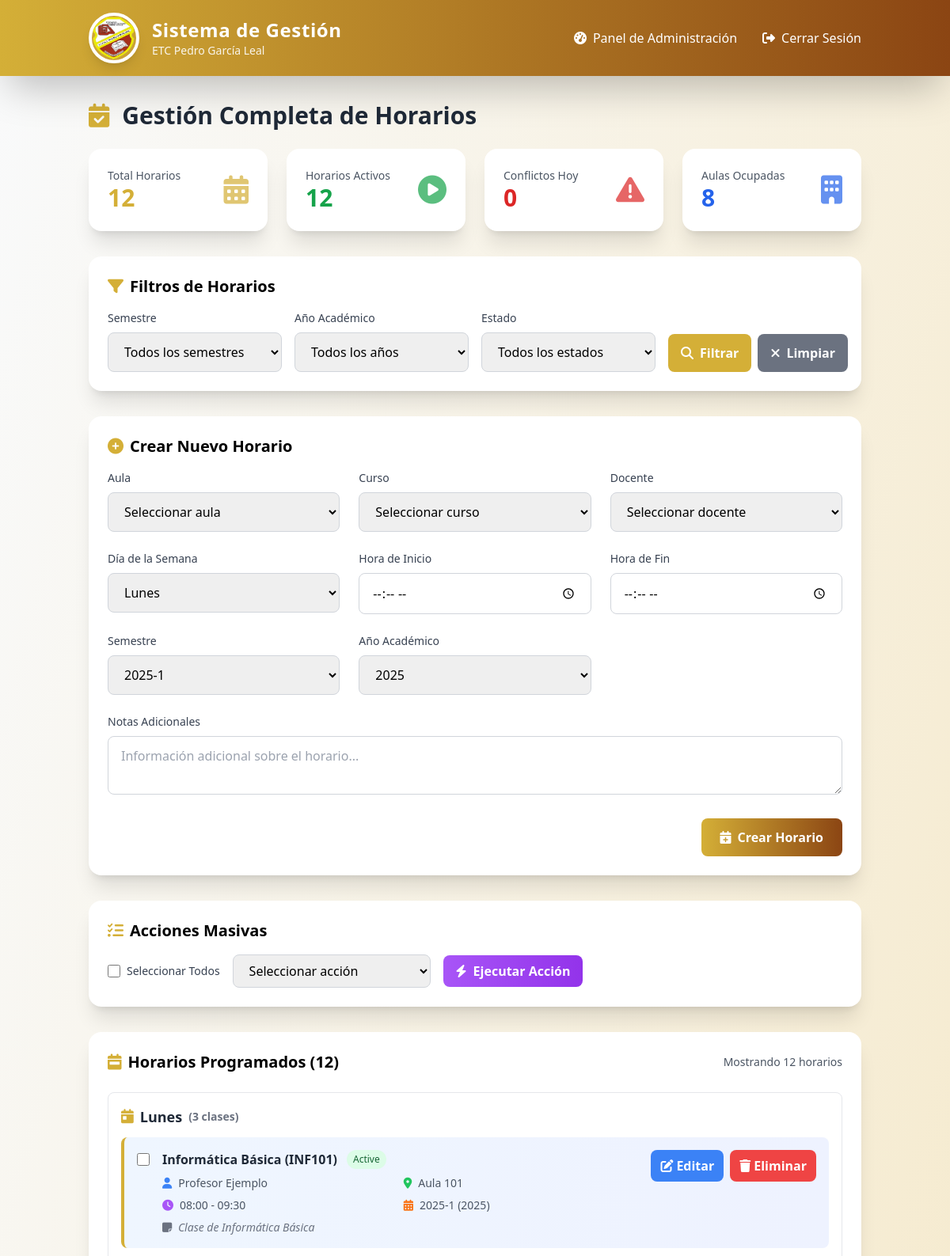
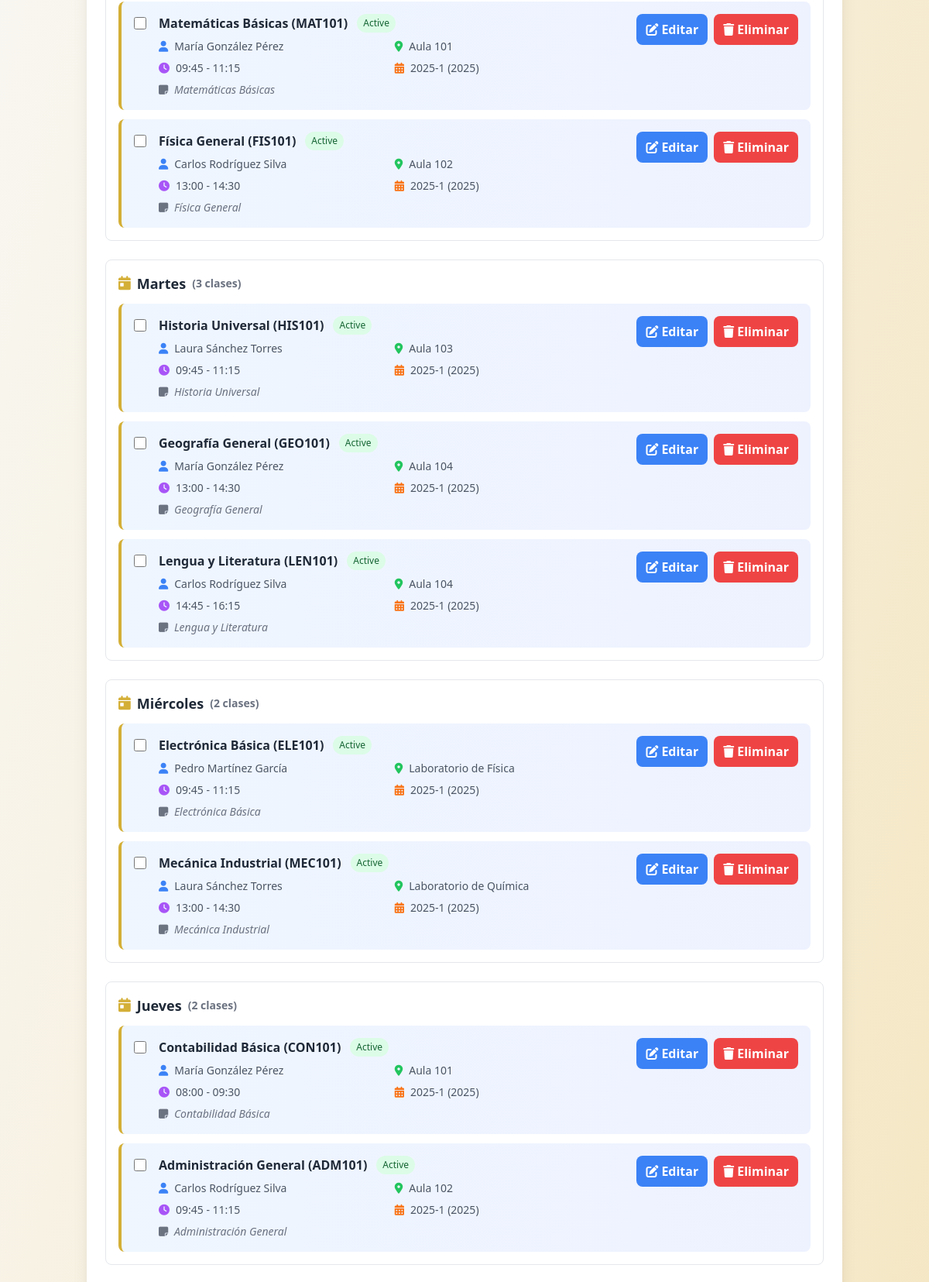
Page /modules/schedules/manage.php (signed in, upper part) on the committed database (2 pictures, top to bottom).
### tables this page shows
CREATE TABLE `schedules` (
  `id` int(11) NOT NULL,
  `classroom_id` int(11) NOT NULL,
  `course_id` int(11) NOT NULL,
  `teacher_id` int(11) NOT NULL,
  `day_of_week` enum('monday','tuesday','wednesday','thursday','friday','saturday','sunday') NOT NULL,
  `start_time` time NOT NULL,
  `end_time` time NOT NULL,
  `semester` varchar(20) DEFAULT '2025-1',
  `academic_year` varchar(10) DEFAULT '2025',
  `status` enum('active','cancelled','completed') DEFAULT 'active',
  `notes` text DEFAULT NULL,
  `created_at` timestamp NOT NULL DEFAULT current_timestamp(),
  `updated_at` timestamp NOT NULL DEFAULT current_timestamp() ON UPDATE current_timestamp()
);

CREATE TABLE `courses` (
  `id` int(11) NOT NULL,
  `code` varchar(20) NOT NULL,
  `name` varchar(100) NOT NULL,
  `credits` int(11) NOT NULL,
  `description` text DEFAULT NULL
);

CREATE TABLE `users` (
  `id` int(11) NOT NULL,
  `username` varchar(50) NOT NULL,
  `password` varchar(255) NOT NULL,
  `email` varchar(100) DEFAULT NULL,
  `name` varchar(100) NOT NULL,
  `role` enum('admin','teacher','student','staff') NOT NULL,
  `created_at` timestamp NOT NULL DEFAULT current_timestamp()
);

CREATE TABLE `classrooms` (
  `id` int(11) NOT NULL,
  `name` varchar(50) NOT NULL,
  `capacity` int(11) NOT NULL,
  `location` varchar(100) DEFAULT NULL
);

### modules/schedules/manage.php (the view, shortened to what the rows shown need)
<?php include '../../templates/header.php'; ?>
<?php
$query = "
    SELECT s.*, c.name as classroom_name, co.name as course_name, co.code as course_code, u.name as teacher_name
    FROM schedules s
    JOIN classrooms c ON s.classroom_id = c.id
    JOIN courses co ON s.course_id = co.id
    JOIN users u ON s.teacher_id = u.id
    WHERE 1=1
";
$params = [];
$query .= " ORDER BY FIELD(s.day_of_week, 'monday', 'tuesday', 'wednesday', 'thursday', 'friday', 'saturday', 'sunday'), s.start_time";
$stmt = $pdo->prepare($query);
$stmt->execute($params);
$schedules = $stmt->fetchAll(PDO::FETCH_ASSOC);
$schedules_by_day = [];
foreach ($schedules as $schedule) {
    $schedules_by_day[$schedule['day_of_week']][] = $schedule;
}
?>
<main class="container mx-auto px-6 py-8">
    <h2 class="text-3xl font-bold text-gray-800 mb-6 animate-slide-in-left flex items-center">
        <i class="fas fa-calendar-check mr-4 text-primary"></i>
        Gestión Completa de Horarios
    </h2>
    <div class="bg-white p-6 rounded-2xl shadow-xl animate-fade-in-up">
        <div class="grid md:grid-cols-1 gap-6">
            <?php
            $days = [
                'monday' => 'Lunes',
                'tuesday' => 'Martes',
                'wednesday' => 'Miércoles',
                'thursday' => 'Jueves',
                'friday' => 'Viernes',
                'saturday' => 'Sábado',
                'sunday' => 'Domingo'
            ];
            foreach ($days as $day_key => $day_name):
                $day_schedules = $schedules_by_day[$day_key] ?? [];
            ?>
                <div class="border border-gray-200 rounded-lg p-4">
                    <h4 class="text-lg font-semibold text-gray-800 mb-3 flex items-center">
                        <i class="fas fa-calendar-day mr-2 text-primary"></i>
                        <?php echo $day_name; ?>
                        <span class="ml-2 text-sm text-gray-500">(<?php echo count($day_schedules); ?> clases)</span>
                    </h4>
                    <?php if (empty($day_schedules)): ?>
                        <div class="text-center py-8">
                            <div class="text-6xl text-gray-300 mb-4">
                                <i class="fas fa-calendar-times"></i>
                            </div>
                            <p class="text-gray-500 text-lg">No hay clases programadas para este día</p>
                            <p class="text-gray-400 text-sm mt-2">¡Día libre!</p>
                        </div>
                    <?php else: ?>
                        <div class="space-y-3">
                            <?php foreach ($day_schedules as $schedule): ?>
                                <div class="bg-gradient-to-r from-blue-50 to-indigo-50 p-4 rounded-lg border-l-4 border-primary relative">
                                    <div class="flex items-start justify-between">
                                        <div class="flex items-start space-x-4 flex-1">
                                            <input type="checkbox" name="schedule_ids[]" value="<?php echo $schedule['id']; ?>" form="bulkForm" class="mt-1 w-4 h-4 text-primary focus:ring-primary border-gray-300 rounded">
                                            <div class="flex-1">
                                                <div class="flex items-center space-x-3 mb-2">
                                                    <h5 class="font-semibold text-gray-800"><?php echo htmlspecialchars($schedule['course_name']); ?> (<?php echo htmlspecialchars($schedule['course_code']); ?>)</h5>
                                                    <span class="px-2 py-1 text-xs rounded-full <?php
                                                        echo $schedule['status'] == 'active' ? 'bg-green-100 text-green-800' :
                                                             ($schedule['status'] == 'cancelled' ? 'bg-red-100 text-red-800' :
                                                              ($schedule['status'] == 'completed' ? 'bg-blue-100 text-blue-800' : 'bg-gray-100 text-gray-800'));
                                                    ?>">
                                                        <?php echo ucfirst($schedule['status']); ?>
                                                    </span>
                                                </div>
                                                <div class="grid md:grid-cols-2 gap-2 text-sm text-gray-600 mb-2">
                                                    <div class="flex items-center">
                                                        <i class="fas fa-user mr-2 text-blue-500"></i>
                                                        <?php echo htmlspecialchars($schedule['teacher_name']); ?>
                                                    </div>
                                                    <div class="flex items-center">
                                                        <i class="fas fa-map-marker-alt mr-2 text-green-500"></i>
                                                        <?php echo htmlspecialchars($schedule['classroom_name']); ?>
                                                    </div>
                                                    <div class="flex items-center">
                                                        <i class="fas fa-clock mr-2 text-purple-500"></i>
                                                        <?php echo date('H:i', strtotime($schedule['start_time'])); ?> - <?php echo date('H:i', strtotime($schedule['end_time'])); ?>
                                                    </div>
                                                    <div class="flex items-center">
                                                        <i class="fas fa-calendar-alt mr-2 text-orange-500"></i>
                                                        <?php echo $schedule['semester']; ?> (<?php echo $schedule['academic_year']; ?>)
                                                    </div>
                                                </div>
                                                <?php if (!empty($schedule['notes'])): ?>
                                                    <div class="text-sm text-gray-500 italic mt-2">
                                                        <i class="fas fa-sticky-note mr-1"></i>
                                                        <?php echo htmlspecialchars($schedule['notes']); ?>
                                                    </div>
                                                <?php endif; ?>
                                            </div>
                                        </div>
                                        <div class="flex space-x-2 ml-4">
                                            <button onclick="editSchedule(<?php echo $schedule['id']; ?>, '<?php echo htmlspecialchars($schedule['classroom_id']); ?>', '<?php echo htmlspecialchars($schedule['course_id']); ?>', '<?php echo htmlspecialchars($schedule['teacher_id']); ?>', '<?php echo $schedule['day_of_week']; ?>', '<?php echo $schedule['start_time']; ?>', '<?php echo $schedule['end_time']; ?>', '<?php echo $schedule['semester']; ?>', '<?php echo $schedule['academic_year']; ?>', '<?php echo $schedule['status']; ?>', '<?php echo htmlspecialchars($schedule['notes'] ?? ''); ?>')" class="bg-blue-500 hover:bg-blue-700 text-white font-bold py-2 px-3 rounded-lg transition duration-200 flex items-center" title="Editar horario">
                                                <i class="fas fa-edit mr-1"></i>
                                                <span class="hidden sm:inline">Editar</span>
                                            </button>
                                            <form method="POST" class="inline" onsubmit="return confirm('¿Está seguro de eliminar este horario?')">
                                                <button type="submit" name="delete_schedule" class="bg-red-500 hover:bg-red-700 text-white font-bold py-2 px-3 rounded-lg transition duration-200 flex items-center" title="Eliminar horario">
                                                    <i class="fas fa-trash mr-1"></i>
                                                    <span class="hidden sm:inline">Eliminar</span>
                                                </button>
                                            </form>
                                        </div>
                                    </div>
                                </div>
                            <?php endforeach; ?>
                        </div>
                    <?php endif; ?>
                </div>
            <?php endforeach; ?>
        </div>
    </div>
</main>
<?php include '../../templates/footer.php'; ?>

### rows in the picture
schedules: course.name "Informática Básica", course.code "INF101", status "Active", teacher.name "Profesor Ejemplo", classroom.name "Aula 101", start_time "08:00", end_time "09:30", semester "2025-1", academic_year "2025", notes "Clase de Informática Básica"
schedules: course.name "Matemáticas Básicas", course.code "MAT101", status "Active", teacher.name "María González Pérez", classroom.name "Aula 101", start_time "09:45", end_time "11:15", semester "2025-1", academic_year "2025", notes "Matemáticas Básicas"
schedules: course.name "Física General", course.code "FIS101", status "Active", teacher.name "Carlos Rodríguez Silva", classroom.name "Aula 102", start_time "13:00", end_time "14:30", semester "2025-1", academic_year "2025", notes "Física General"
schedules: course.name "Historia Universal", course.code "HIS101", status "Active", teacher.name "Laura Sánchez Torres", classroom.name "Aula 103", start_time "09:45", end_time "11:15", semester "2025-1", academic_year "2025", notes "Historia Universal"
schedules: course.name "Geografía General", course.code "GEO101", status "Active", teacher.name "María González Pérez", classroom.name "Aula 104", start_time "13:00", end_time "14:30", semester "2025-1", academic_year "2025", notes "Geografía General"
schedules: course.name "Lengua y Literatura", course.code "LEN101", status "Active", teacher.name "Carlos Rodríguez Silva", classroom.name "Aula 104", start_time "14:45", end_time "16:15", semester "2025-1", academic_year "2025", notes "Lengua y Literatura"
schedules: course.name "Electrónica Básica", course.code "ELE101", status "Active", teacher.name "Pedro Martínez García", classroom.name "Laboratorio de Física", start_time "09:45", end_time "11:15", semester "2025-1", academic_year "2025", notes "Electrónica Básica"
schedules: course.name "Mecánica Industrial", course.code "MEC101", status "Active", teacher.name "Laura Sánchez Torres", classroom.name "Laboratorio de Química", start_time "13:00", end_time "14:30", semester "2025-1", academic_year "2025", notes "Mecánica Industrial"
schedules: course.name "Contabilidad Básica", course.code "CON101", status "Active", teacher.name "María González Pérez", classroom.name "Aula 101", start_time "08:00", end_time "09:30", semester "2025-1", academic_year "2025", notes "Contabilidad Básica"
schedules: course.name "Administración General", course.code "ADM101", status "Active", teacher.name "Carlos Rodríguez Silva", classroom.name "Aula 102", start_time "09:45", end_time "11:15", semester "2025-1", academic_year "2025", notes "Administración General"

### other values in the picture
$total_schedules "12"
$active_schedules "12"
$conflicts_count "0"
count(array_unique(array_column($schedules, 'classroom_id'))) "8"
count($schedules) "12"
$day_name "Lunes"
count($day_schedules) "3"
$day_name "Martes"
$day_name "Miércoles"
count($day_schedules) "2"
$day_name "Jueves"
